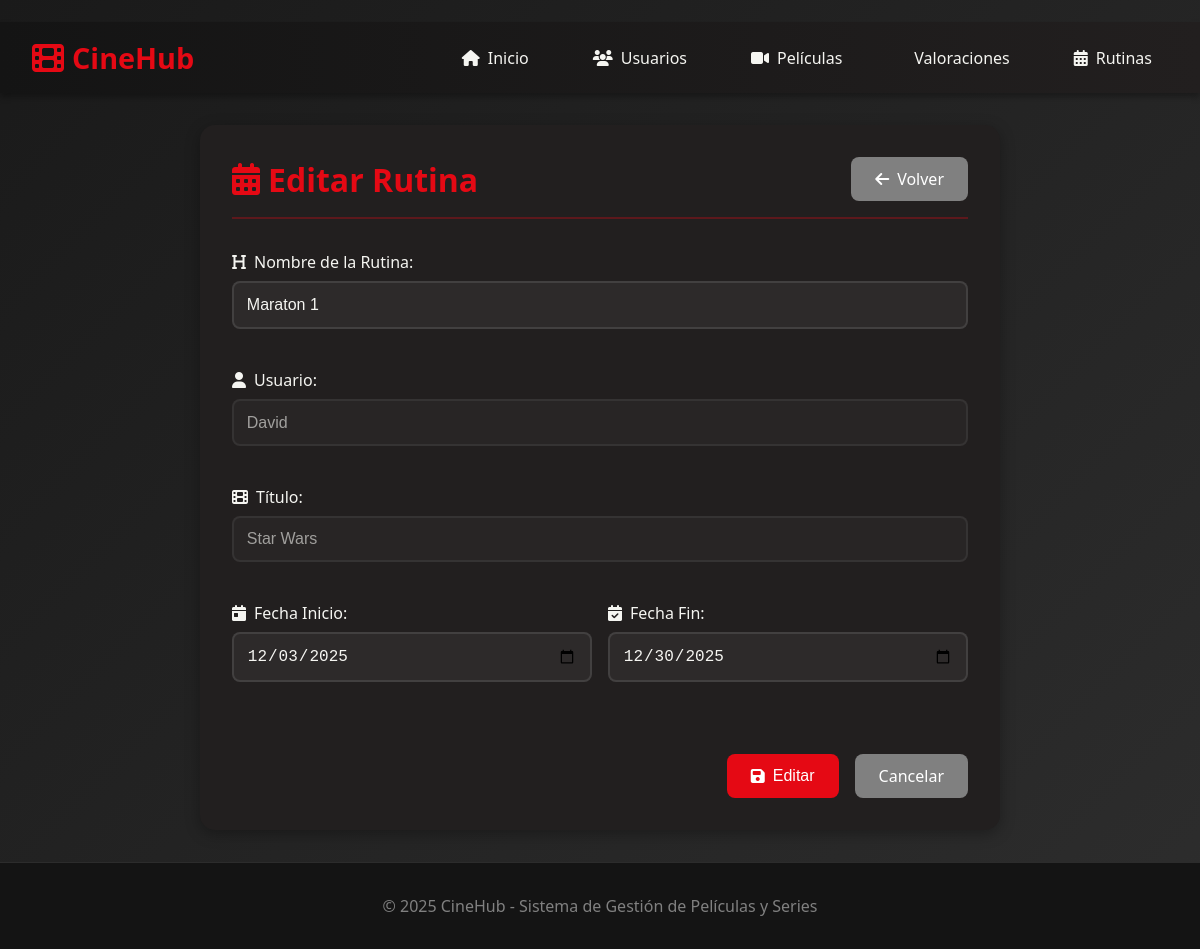
/web/rutinas/editar/2, run on the app's committed database.
### data/models.py (models this page shows)
class Rutina(SQLModel, table=True):
    id_rutina: Optional[int] = Field(default=None, primary_key=True, index=True)
    nombre: str = Field(index=True)
    fecha_inicio: date
    fecha_fin: date
    is_active: bool = Field(default=True)
    deleted_at: Optional[datetime] = Field(default=None, nullable=True)
    id_usuario_FK: int = Field(foreign_key="usuario.id_usuario")
    id_titulo_FK: int = Field(foreign_key="peliculaserie.id_titulo")
    usuario: Optional["Usuario"] = Relationship(back_populates="rutinas")
    titulo: Optional["PeliculaSerie"] = Relationship(back_populates="rutinas")

class Usuario(SQLModel, table=True):
    id_usuario: Optional[int] = Field(default=None, primary_key=True, index=True)
    nombre: str
    correo: str = Field(unique=True, index=True)
    clave: str
    is_active: bool = Field(default=True)
    deleted_at: Optional[datetime] = Field(default=None, nullable=True)
    valoraciones: List["Valoracion"] = Relationship(back_populates="usuario")
    rutinas: List["Rutina"] = Relationship(back_populates="usuario")

class PeliculaSerie(SQLModel, table=True):
    id_titulo: Optional[int] = Field(default=None, primary_key=True, index=True)
    titulo: str = Field(unique=True, index=True)
    genero: str
    anio_estreno: int
    duracion: int
    descripcion: str
    is_active: bool = Field(default=True)
    deleted_at: Optional[datetime] = Field(default=None, nullable=True)
    valoraciones: List["Valoracion"] = Relationship(back_populates="titulo")
    rutinas: List["Rutina"] = Relationship(back_populates="titulo")

### routers/web.py (the view)
@router.get("/rutinas/editar/{id_rutina}", response_class=HTMLResponse)
async def pagina_editar_rutina(id_rutina: int, request: Request, session: Session = Depends(get_session)):
    rutina = session.get(Rutina, id_rutina)
    usuarios = session.exec(select(Usuario).where(Usuario.is_active == True)).all()
    titulos = session.exec(select(PeliculaSerie).where(PeliculaSerie.is_active == True)).all()
    return templates.TemplateResponse("rutina_form.html", {"request": request, "accion": "Editar", "rutina": rutina, "usuarios": usuarios, "titulos": titulos})

### templates/rutina_form.html (shortened to what this page needs)
﻿{% extends "base.html" %}
{% block content %}
<div class="container">
    <div class="form-container">
        <div class="form-header">
            <h1>
                <i class="fas fa-calendar-alt"></i>
                {{ accion }} Rutina
            </h1>
            <a href="/web/rutinas" class="btn btn-secondary">
                <i class="fas fa-arrow-left"></i> Volver
            </a>
        </div>
        <form method="post" class="data-form">
            <div class="form-group">
                <label><i class="fas fa-heading"></i> Nombre de la Rutina:</label>
                <input type="text" name="nombre" value="{% if rutina %}{{ rutina.nombre }}{% endif %}" required>
            </div>
            <div class="form-group">
                <label><i class="fas fa-user"></i> Usuario:</label>
                <select name="id_usuario_FK" required {% if accion == 'Editar' %}disabled{% endif %}>
                    {% for usuario in usuarios %}
                    <option value="{{ usuario.id_usuario }}"
                            {% if rutina and rutina.id_usuario_FK == usuario.id_usuario %}selected{% endif %}>
                        {{ usuario.nombre }}
                    </option>
                    {% endfor %}
                </select>
            </div>
            <div class="form-group">
                <label><i class="fas fa-film"></i> Título:</label>
                <select name="id_titulo_FK" required {% if accion == 'Editar' %}disabled{% endif %}>
                    {% for titulo in titulos %}
                    <option value="{{ titulo.id_titulo }}"
                            {% if rutina and rutina.id_titulo_FK == titulo.id_titulo %}selected{% endif %}>
                        {{ titulo.titulo }}
                    </option>
                    {% endfor %}
                </select>
            </div>
            <div class="form-row">
                <div class="form-group">
                    <label><i class="fas fa-calendar-day"></i> Fecha Inicio:</label>
                    <input type="date" name="fecha_inicio"
                           value="{% if rutina %}{{ rutina.fecha_inicio }}{% elif fecha_pre %}{{ fecha_pre }}{% endif %}" required>
                </div>
                <div class="form-group">
                    <label><i class="fas fa-calendar-check"></i> Fecha Fin:</label>
                    <input type="date" name="fecha_fin"
                           value="{% if rutina %}{{ rutina.fecha_fin }}{% elif fecha_pre %}{{ fecha_pre }}{% endif %}" required>
                </div>
            </div>
            <div class="form-actions">
                <button type="submit" class="btn {% if accion == 'Crear' %}btn-success{% else %}btn-primary{% endif %}">
                    <i class="fas fa-save"></i> {{ accion }}
                </button>
                <a href="/web/rutinas" class="btn btn-secondary">Cancelar</a>
            </div>
        </form>
    </div>
</div>
{% endblock %}

### static/css/style.css (style rules this page uses)
* { margin: 0; padding: 0; box-sizing: border-box; }
:root { --primary: #e50914; --primary-dark: #b20710; --secondary: #221f1f; --dark: #141414; --light: #f5f5f1; --gray: #808080; --success: #46d369; --warning: #ffc107; --danger: #dc3545; }
body { font-family: 'Segoe UI', Tahoma, Geneva, Verdana, sans-serif; background: linear-gradient(135deg, #1a1a1a 0%, #2d2d2d 100%); color: var(--light); min-height: 100vh; }
.container { max-width: 1400px; margin: 0 auto; padding: 0 2rem; }
.btn { padding: 0.7rem 1.5rem; border: none; border-radius: 8px; cursor: pointer; font-size: 1rem; transition: all 0.3s ease; display: inline-flex; align-items: center; gap: 0.5rem; text-decoration: none; }
.btn-primary { background: var(--primary); color: white; }
.btn-secondary { background: var(--gray); color: white; }
.form-group { margin-bottom: 1.5rem; }
.form-group label { display: flex; align-items: center; gap: 0.5rem; margin-bottom: 0.5rem; color: var(--light); font-weight: 500; }
.form-group input, .form-group select, .form-group textarea { width: 100%; padding: 0.8rem; border: 2px solid rgba(255, 255, 255, 0.1); border-radius: 8px; background: rgba(255, 255, 255, 0.05); color: var(--light); font-size: 1rem; transition: all 0.3s ease; }
.form-row { display: grid; grid-template-columns: 1fr 1fr; gap: 1rem; }
.form-actions { display: flex; gap: 1rem; justify-content: flex-end; margin-top: 2rem; }
.form-container { background: var(--secondary); border-radius: 15px; padding: 2rem; max-width: 800px; margin: 0 auto; box-shadow: 0 4px 15px rgba(0, 0, 0, 0.3); }
.form-header { display: flex; justify-content: space-between; align-items: center; margin-bottom: 2rem; padding-bottom: 1rem; border-bottom: 2px solid rgba(229, 9, 20, 0.3); }
.form-header h1 { color: var(--primary); display: flex; align-items: center; gap: 0.5rem; margin: 0; }
.data-form { display: flex; flex-direction: column; gap: 1rem; }
select { appearance: none; background-repeat: no-repeat; background-position: right 0.8rem center; background-size: 12px; padding-right: 2.5rem; }
select:disabled { opacity: 0.6; cursor: not-allowed; }
select option { background-color: #221f1f; color: #f5f5f1; padding: 10px; }

### data on the page
Rutina: nombre "Maraton 1", id_usuario_FK "David", id_titulo_FK "Star Wars", fecha_inicio "12/03/2025", fecha_fin "12/30/2025"

### other printed values
{{ accion }} "Editar"
